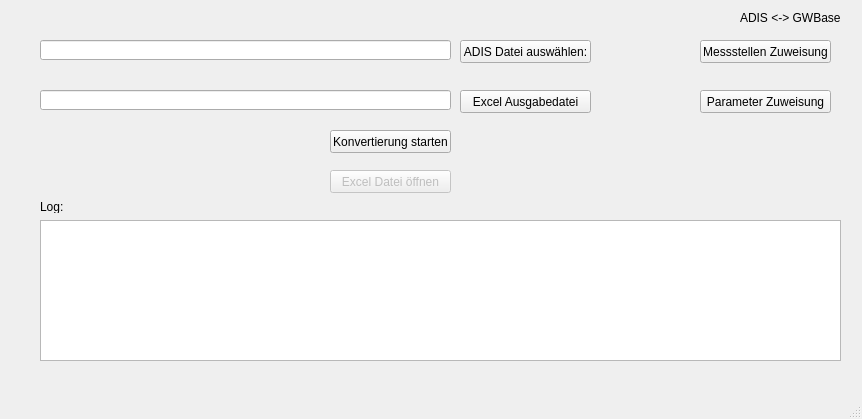
<?xml version="1.0" encoding="UTF-8"?>
<ui version="4.0">
 <class>ADIS_to_ExcelGWBase</class>
 <widget class="QMainWindow" name="ADIS_to_ExcelGWBase">
  <property name="geometry">
   <rect>
    <x>0</x>
    <y>0</y>
    <width>862</width>
    <height>419</height>
   </rect>
  </property>
  <property name="windowTitle">
   <string>ADIS -&gt; GWBase</string>
  </property>
  <widget class="QWidget" name="centralwidget">
   <widget class="QPushButton" name="importFileButton">
    <property name="geometry">
     <rect>
      <x>460</x>
      <y>40</y>
      <width>131</width>
      <height>23</height>
     </rect>
    </property>
    <property name="text">
     <string>ADIS Datei auswählen:</string>
    </property>
   </widget>
   <widget class="QLineEdit" name="inputFile">
    <property name="geometry">
     <rect>
      <x>40</x>
      <y>40</y>
      <width>411</width>
      <height>20</height>
     </rect>
    </property>
   </widget>
   <widget class="QPushButton" name="exportFileButton">
    <property name="geometry">
     <rect>
      <x>460</x>
      <y>90</y>
      <width>131</width>
      <height>23</height>
     </rect>
    </property>
    <property name="text">
     <string>Excel Ausgabedatei</string>
    </property>
   </widget>
   <widget class="QPushButton" name="doImportButton">
    <property name="geometry">
     <rect>
      <x>330</x>
      <y>130</y>
      <width>121</width>
      <height>23</height>
     </rect>
    </property>
    <property name="text">
     <string>Konvertierung starten</string>
    </property>
   </widget>
   <widget class="QPushButton" name="mestButton">
    <property name="geometry">
     <rect>
      <x>700</x>
      <y>40</y>
      <width>131</width>
      <height>23</height>
     </rect>
    </property>
    <property name="text">
     <string>Messstellen Zuweisung</string>
    </property>
   </widget>
   <widget class="QPushButton" name="paramButton">
    <property name="geometry">
     <rect>
      <x>700</x>
      <y>90</y>
      <width>131</width>
      <height>23</height>
     </rect>
    </property>
    <property name="text">
     <string>Parameter Zuweisung</string>
    </property>
   </widget>
   <widget class="QLineEdit" name="outputFile">
    <property name="geometry">
     <rect>
      <x>40</x>
      <y>90</y>
      <width>411</width>
      <height>20</height>
     </rect>
    </property>
   </widget>
   <widget class="QLabel" name="label">
    <property name="geometry">
     <rect>
      <x>740</x>
      <y>10</y>
      <width>101</width>
      <height>16</height>
     </rect>
    </property>
    <property name="text">
     <string>ADIS &lt;-&gt; GWBase</string>
    </property>
   </widget>
   <widget class="QPushButton" name="openExcel">
    <property name="enabled">
     <bool>false</bool>
    </property>
    <property name="geometry">
     <rect>
      <x>330</x>
      <y>170</y>
      <width>121</width>
      <height>23</height>
     </rect>
    </property>
    <property name="text">
     <string>Excel Datei öffnen</string>
    </property>
   </widget>
   <widget class="QTextEdit" name="logTextEdit">
    <property name="geometry">
     <rect>
      <x>40</x>
      <y>220</y>
      <width>801</width>
      <height>141</height>
     </rect>
    </property>
   </widget>
   <widget class="QLabel" name="label_2">
    <property name="geometry">
     <rect>
      <x>40</x>
      <y>200</y>
      <width>47</width>
      <height>13</height>
     </rect>
    </property>
    <property name="text">
     <string>Log:</string>
    </property>
   </widget>
  </widget>
  <widget class="QMenuBar" name="menubar">
   <property name="geometry">
    <rect>
     <x>0</x>
     <y>0</y>
     <width>862</width>
     <height>21</height>
    </rect>
   </property>
  </widget>
  <widget class="QStatusBar" name="statusbar"/>
 </widget>
 <resources/>
 <connections/>
</ui>
